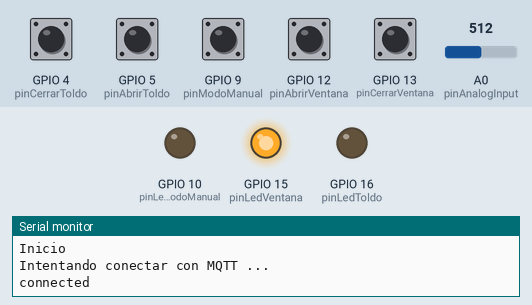
Simulated run of this sketch. Board: ESP8266 (NodeMCU). Shown: output pins drawn as LEDs (lit = HIGH), the last lines printed to the serial monitor. Inputs (shaded band) come from the test bench; at power-on: GPIO 4 (pinCerrarToldo), GPIO 5 (pinAbrirToldo), GPIO 9 (pinModoManual), GPIO 12 (pinAbrirVentana), GPIO 13 (pinCerrarVentana) HIGH, A0 (pinAnalogInput) = 512. WiFi joins after 1.5 s; servers stay silent unless stated; random numbers use the default seed unless the sketch sets one; no MQTT or app messages arrive unless stated; pins used as bus, display or sensor lines are not drawn.

Above: at 3.0 s.
3.1 s: A0 (pinAnalogInput) set to 615
At 4.6 s:
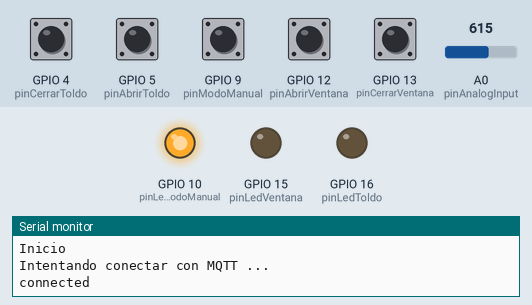
6.3 s: A0 (pinAnalogInput) set to 637
At 7.3 s:
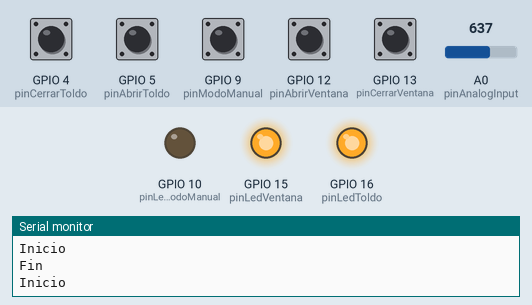
8.3 s: GPIO 9 (pinModoManual) pulled LOW for 1 s
At 10.9 s:
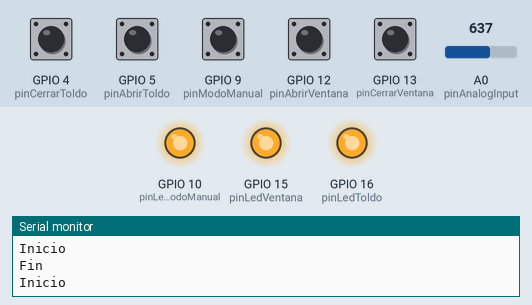
Timing chart, 0 to 21.3 s (numbered marks = the images above; inputs shaded):
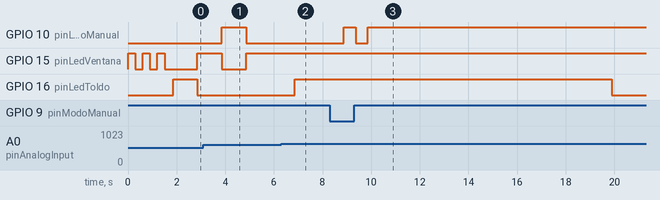

The sketch:

MCU-Exterior-Script.ino
```cpp
#include <PubSubClient.h>
#include <ESP8266WiFi.h>
#include <ESP8266WiFiAP.h>
#include <ESP8266WiFiGeneric.h>
#include <ESP8266WiFiMulti.h>
#include <ESP8266WiFiScan.h>
#include <ESP8266WiFiSTA.h>
#include <ESP8266WiFiType.h>
#include <WiFiClient.h>
#include <WiFiClientSecure.h>
#include <WiFiServer.h>
#include <WiFiUdp.h>

//Configuración de la red Wifi
const char* ssid = "homeserver";
const char* password = "@raspberrypi17";

//Configuramos el broker MQTT
//const char* mqtt_server = "broker.mqtt-dashboard.com";
const char* mqtt_server ="192.168.0.167";

int mqtt_port=1883;
WiFiClient espClient;
PubSubClient client(espClient);
long lastMsg = 0;
char msg[50];
int value = 0;

int pinAnalogInput = A0;    // Entrada analógica
int pinAnemometro = 0;      // Simulación anemómetro
int pinTemperatura = 2;      // Simulador sensor temperatura
int pinFotoRes = 14;      // Fotoresistencia

int pinAbrirVentana=12;
int pinCerrarVentana=13;
int pinLedVentana=15;

int pinAbrirToldo=5;
int pinCerrarToldo=4;
int pinLedToldo=16;

int pinModoManual=9;
int pinLedModoManual=10;


long  temperatura= 0;
long temperaturaOld=0;
long velViento = 0;
long velVientoOld=0;
long iluminacion = 0;
long iluminacionOld=0;
int estadoToldo=0; // 0=cerrado|100=abierto
int estadoVentana=0; // 0=cerrada|100=abierta
int consignaToldo=0;
int consignaVentana=0;
long contTimeToldoOld=0;
long contTimeVentanaOld=0;

int mqttTempInt=23;

bool isModoManual=false;

void setup() {

  Serial.begin(115200);
  // Declaramos los pines para cada uno de los sensores analógicos
  pinMode(pinAnalogInput, INPUT);

  pinMode(pinTemperatura, OUTPUT);
  pinMode(pinAnemometro, OUTPUT);
  pinMode(pinFotoRes, OUTPUT);

  pinMode(pinAbrirVentana, INPUT_PULLUP);
  pinMode(pinCerrarVentana, INPUT_PULLUP);
  pinMode(pinLedVentana, OUTPUT);

  pinMode(pinAbrirToldo, INPUT_PULLUP);
  pinMode(pinCerrarToldo, INPUT_PULLUP);
  pinMode(pinLedToldo, OUTPUT);
  digitalWrite(pinLedToldo, LOW);

  pinMode(pinModoManual, INPUT_PULLUP);
  pinMode(pinLedModoManual, OUTPUT);

  client.setServer(mqtt_server, mqtt_port);
  client.setCallback(callback);

  // Conectando a la red wifi
  Serial.println();
  Serial.print("Conectando a ");
  Serial.println(ssid);
  WiFi.begin(ssid, password);
  while (WiFi.status() != WL_CONNECTED) {
    digitalWrite(pinLedVentana, HIGH);
    delay(300);
    digitalWrite(pinLedVentana, LOW);
    delay(300);
    Serial.print(".");
  }
  Serial.println("");
  Serial.println("WiFi conectado.");

  // Imprimimos la dirección IP
  Serial.println(WiFi.localIP());
}

//La funcion loop se ejecuta una y otra vez para siempre
void loop() {

  Serial.println("Inicio");

  //Comprobamos la conexión con el servidor MQTT
  if (!client.connected()) {
    reconnect();
  }
  client.loop();

  // Leemos la velocidad del viento
  digitalWrite(pinAnemometro, HIGH);
  velViento = analogRead(pinAnalogInput);
  //Serial.println(velViento);
  velViento=map(velViento,880,40,0,100);
  if(velViento<0){
    velViento=0;
  }
  // Serial.println(velViento);
  digitalWrite(pinAnemometro, LOW);

  // Leemos la temperatura
  digitalWrite(pinTemperatura, HIGH);
  temperatura = analogRead(pinAnalogInput);
  //Serial.println(temperatura);
  temperatura=map(temperatura,900,10,-20,50);
  //Serial.println(temperatura);
  digitalWrite(pinTemperatura, LOW);

  //Leemos la lumnosidad
  digitalWrite(pinFotoRes, HIGH);
  iluminacion = analogRead(pinAnalogInput);
  //Serial.println(iluminacion);
  iluminacion=map(iluminacion,900,70,100,0);
   if(iluminacion<0){
    iluminacion=0;
  }
   if(iluminacion>100){
    iluminacion=100;
  }
  //Serial.println(iluminacion);
  digitalWrite(pinFotoRes, LOW);

  //Comprobamos la pulsacion del modo
  if(digitalRead(pinModoManual) == 0){
     digitalWrite(pinLedModoManual, HIGH);
     while(digitalRead(pinModoManual) == 0){
        delay(500);
        digitalWrite(pinLedModoManual, LOW);
        delay(500);
        digitalWrite(pinLedModoManual, HIGH);
     }
     digitalWrite(pinLedModoManual, LOW);
     if(isModoManual){
      isModoManual=false;
     }else{
      isModoManual=true;
     }
  }

  if(isModoManual){
    if((digitalRead(pinAbrirToldo) == 0)&&consignaToldo<100){
      consignaToldo=consignaToldo+5;
    }else if ((digitalRead(pinCerrarToldo) == 0)&&consignaToldo>0){
      consignaToldo=consignaToldo-5;
    }
    if((digitalRead(pinAbrirVentana) == 0)&&consignaVentana<100){
      consignaVentana=consignaVentana+5;
    }else if ((digitalRead(pinCerrarVentana) == 0)&&estadoVentana>0){
      consignaVentana=consignaVentana-5;
    }
  }else{
    //Comprobaciones para la funcionalidad del toldo
    if(velViento<30){
      //Si la velocidad del viento es menor a 30 usamos la lectura de la iluminación
      consignaToldo=(iluminacion/10)*10;
    }else{
      //Cerramos el toldo por exceso de viento
      consignaToldo=0;
    }

    //Comprobaciones para la funcionalidad de la ventana
    if(velViento>50){
      consignaVentana=0;
    }else if((mqttTempInt-3)<temperatura){
      //Abrimos la ventana para que entre el calorcito
      consignaVentana=100;
    }else if((mqttTempInt+3)>temperatura){
      //Abrimos la ventana para que entre fresquito
      consignaVentana=100;
    }else{
      consignaVentana=25;
    }
  }
    ComprobarEstado();

  delay(1000);
   Serial.println("Fin");
}

//Funcion para simular el estado de los motores
void ComprobarEstado(){
  long now = millis();

  if(estadoToldo!=consignaToldo){
    if(consignaToldo>estadoToldo){
      estadoToldo=estadoToldo+5;
    }else{
      estadoToldo=estadoToldo-5;
    }
    senMsgMqtt("SmartWindow/MCUEXT/Toldo/Estado",String(estadoToldo),50);
    digitalWrite(pinLedToldo, HIGH);
  }else{
    digitalWrite(pinLedToldo, LOW);
  }

  if(estadoVentana!=consignaVentana){
    if(consignaVentana>estadoVentana){
      estadoVentana=estadoVentana+5;
    }
    else {
      estadoVentana=estadoVentana-5;
    }
    senMsgMqtt("SmartWindow/MCUEXT/Ventana/Estado",String(estadoVentana),50);
    digitalWrite(pinLedVentana, HIGH);
  }else{
    digitalWrite(pinLedVentana, LOW);
  }

  if (now - lastMsg > 5000) {
    lastMsg = now;
    if(temperatura!=temperaturaOld){
      senMsgMqtt("SmartWindow/MCUEXT/Clima/Temperatura",String(temperatura),50);
      temperaturaOld=temperatura;
    }


    if(velViento!=velVientoOld){
      senMsgMqtt("SmartWindow/MCUEXT/Clima/VelViento",String(velViento),50);
      velVientoOld=velViento;
    }

    if(iluminacion!=iluminacionOld){
      senMsgMqtt("SmartWindow/MCUEXT/Clima/Iluminacion",String(iluminacion),50);
      iluminacionOld=iluminacion;
    }

    senMsgMqtt("SmartWindow/MCUEXT/ModoManual",String(isModoManual),50);

  }

  if(isModoManual){
    digitalWrite(pinLedModoManual, HIGH);
  }else{
    digitalWrite(pinLedModoManual, LOW);
  }

}

void senMsgMqtt(String topicIn,String msgIn,int msgLength){
  char message[msgLength];
  char topic[100];
  topicIn.toCharArray(topic, 100);
  msgIn.toCharArray(message, msgLength);
  //Publicar el mensaje en el broker MQTT
  client.publish(topic, message);
}

void reconnect() {
  while (!client.connected())
  {
    Serial.println("Intentando conectar con MQTT ...");
    // Creamos un ID cliente aleatorio
    String clientId = "ESP8266Client-Ext-";
    clientId += String(random(0xffff), HEX);
    // Intentando conectar
    //if you MQTT broker has clientID,username and password
    //please change following line to    if (client.connect(clientId,userName,passWord))
    if (client.connect(clientId.c_str()))
    {
      Serial.println("connected");
      //Una vez conectados, nos suscribimos al NodeMCU externo
      digitalWrite(pinLedToldo, HIGH);
      delay(1000);
      digitalWrite(pinLedToldo, LOW);
      digitalWrite(pinLedVentana, HIGH);
      delay(1000);
      digitalWrite(pinLedModoManual, HIGH);
      digitalWrite(pinLedVentana, LOW);
      delay(1000);
      digitalWrite(pinLedModoManual, LOW);

      client.subscribe("SmartWindow/MCUINT/Clima/Temperatura");
    } else {
      Serial.print("ERROR, rc=");
      Serial.print(client.state());
      Serial.println("Inténtalo de nuevo en 5 segundos");
     //Esperamos 6 segundos antes de volver a intertar
      int cont=0;
      while(cont<6){
      digitalWrite(pinLedToldo, HIGH);
      digitalWrite(pinLedVentana, LOW);
      delay(500);
      digitalWrite(pinLedToldo, LOW);
      digitalWrite(pinLedVentana, HIGH);
      delay(500);
      cont++;
      }
      digitalWrite(pinLedToldo, LOW);
      digitalWrite(pinLedVentana, LOW);
    }
  }
} //end reconnect()

void callback(char* topic, byte* payload, unsigned int length)
{
  //Serial.println("Comando recibido por mqtt");
  int p = (char)payload[0] - '0';

  if(String(topic)=="SmartWindow/MCUINT/Toldo/Manual"){
    Serial.println("SmartWindow/MCUINT/Toldo/Manual " + p);

  }else if(String(topic)=="SmartWindow/MCUINT/Clima/Temperatura"){
    String strData;
    int i;
    for (i = 0; i < length; i = i + 1) {
      strData += String((char)payload[i] - '0');
    }
    Serial.println("SmartWindow/MCUINT/ModoManual "+ strData);
    mqttTempInt=strData.toInt();
  }
  else{
    Serial.println("Topic no reconocido:");
    Serial.println(topic);
  }
} //end callback
```

Measured:
- the behaviour switches between 623 and 624 on A0 (pinAnalogInput) (found by bisection; images 1 and 2)
- after the input at 6.3 s, GPIO 16 (pinLedToldo): LOW → HIGH after 0.56 s
- after the input at 8.3 s, GPIO 10 (pinLedModoManual): LOW → HIGH after 0.56 s, → LOW 0.50 s later, → HIGH 0.50 s later
